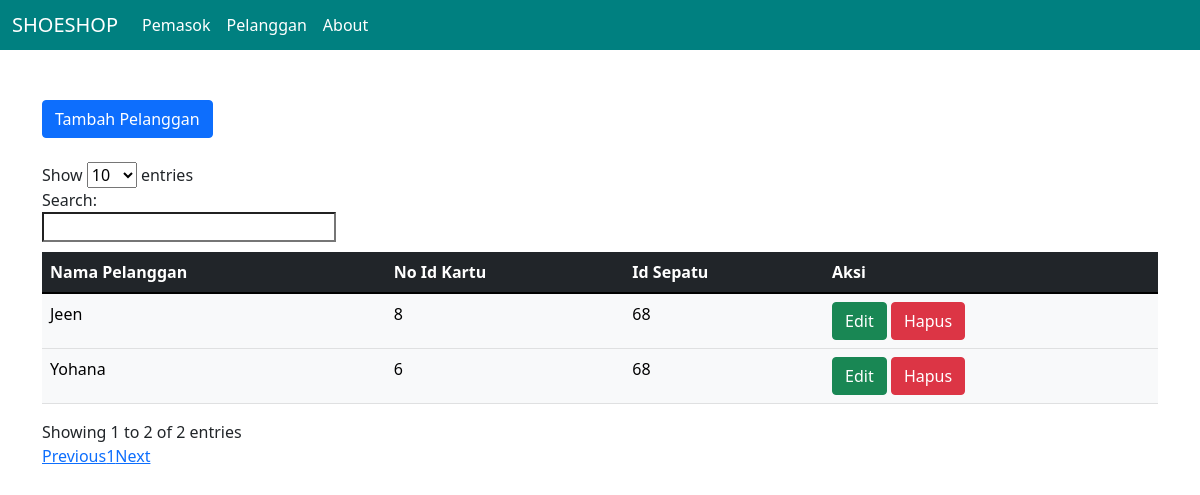
The app's page /pelanggan.php with its own data.
### tables this page shows
CREATE TABLE `pelanggan` (
  `id_pelanggan` int(11) NOT NULL,
  `nama_pelanggan` varchar(200) NOT NULL,
  `id_sepatu` int(11) NOT NULL,
  `id_kartu` int(11) DEFAULT NULL
);

### pelanggan.php (the view, shortened to what this page needs)
<!DOCTYPE html>
<html lang="en">
<head>
    <link href="https://cdn.jsdelivr.net/npm/bootstrap@5.0.2/dist/css/bootstrap.min.css" rel="stylesheet">
    <link href="https://cdn.jsdelivr.net/npm/bootstrap@5.1.3/dist/css/bootstrap.min.css" rel="stylesheet">
    <link rel="stylesheet" type="text/js" href="//cdn.datatables.net/1.11.4/css/jquery.dataTables.min.css">
</head>
<body>
    <?php
    include_once('koneksi.php');
    $pelanggan = mysqli_query($koneksi, "SELECT * FROM pelanggan");
    ?>
    <nav class="navbar fixed-top navbar-expand-lg navbar-dark scrolling-navbar" style="background-color: teal; height:50px">
    <div class="container-fluid">
    <a class="navbar-brand" href="index.php">SHOESHOP</a>
    <div class="collapse navbar-collapse" id="navbarSupportedContent">
      <ul class="navbar-nav me-auto mb-2 mb-lg-0">
        <li class="nav-item">
          <a class="nav-link active" aria-current="page" href="pemasok.php">Pemasok</a>
        </li>
        <li class="nav-item">
          <a class="nav-link active" aria-current="page" href="pelanggan.php">Pelanggan</a>
        </li>
        <li class="nav-item">
          <a class="nav-link active" aria-current="page" href="about.php">About</a>
        </li>
      </ul>
    </div>
  </div>
    </nav>
    <div class="container" style="margin-top:100px;">
    <a href="tambahPelanggan.php" class="btn btn-primary">Tambah Pelanggan </a>
    <br><br>
    <table class="table table-light table-hover" id="pelanggan">
            <thead class="table-dark">
                <tr>
                  <th>Nama Pelanggan</th>
                  <th>No Id Kartu</th>
                  <th>Id Sepatu</th>
                  <th>Aksi</th>
                </tr>
            </thead>
            <tbody>
                <?php while($pell = mysqli_fetch_array($pelanggan)) :?>
                <tr>
                    <td><?php echo $pell['nama_pelanggan']; ?></td>
                    <td><?php echo $pell['id_kartu']; ?></td>
                    <td><?php echo $pell['id_sepatu']; ?></td>
                    <td>
                      <a href="editPelanggan.php?id_pelanggan=<?php echo $pell['id_pelanggan']; ?>" class="btn btn-success">Edit</a>
                      <a href="hapusPelanggan.php?id_pelanggan=<?php echo $pell['id_pelanggan']; ?>" class="btn btn-danger" onclick= "return confirm('Anda yakin ingin menghapus?'); ">Hapus</a>
                    </td>
                </tr>
                <?php endwhile; ?>
            </tbody>
        </table>
    </div>
</body>
</html>

### pelanggan.php (style rules this page uses)
#pelanggan { margin-top:10px; }

### records on screen
pelanggan: nama_pelanggan "Yohana", id_kartu "6", id_sepatu "68"
pelanggan: nama_pelanggan "Jeen", id_kartu "8", id_sepatu "68"
